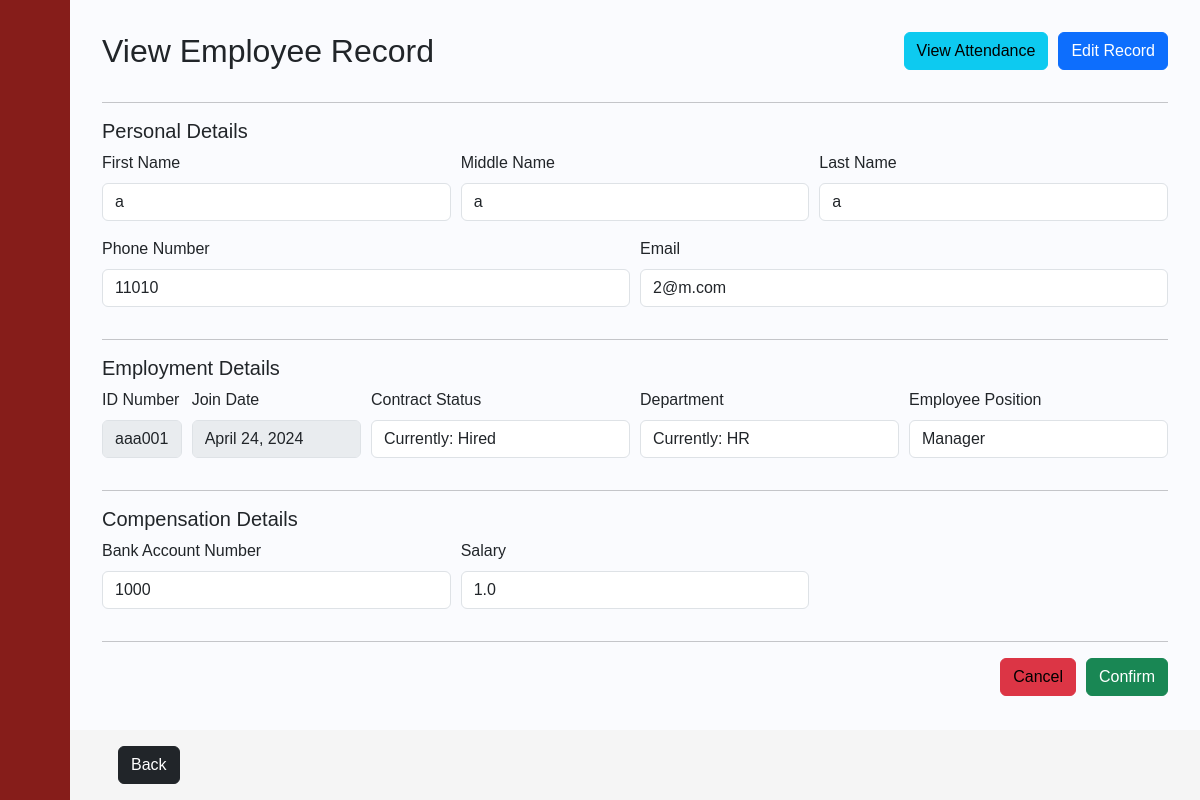
The page /employee_info/1/aaa001/ on the database its author committed.
### payrollapp/models.py (models this page shows, shortened)
class Employee(models.Model):
    Last_name = models.CharField(max_length=255)
    First_name = models.CharField(max_length=255)
    Middle_name = models.CharField(max_length=255)
    id_number = models.CharField(max_length=6, primary_key=True)
    Status  = models.CharField(max_length=255)
    Department  = models.CharField(max_length=255)
    Role   = models.CharField(max_length=255)
    Join_Date = models.DateField(blank=True, null=True)
    Phone_Number = models.IntegerField()
    Email = models.CharField(max_length=255)
    BankNumber = models.IntegerField()
    Salary   = models.FloatField()

### payrollapp/views.py (the view)
# urls.py: path('employee_info/<int:UID>/<str:EID>/', views.employee_info, name='employee_info'),
def employee_info(request, UID, EID):
    user = get_object_or_404(USER_ACCOUNT, pk=UID)
    if(request.method=="POST"):
        a = get_object_or_404(Employee, pk = EID)
        try:
            last_name  = request.POST.get('inputLtName')
        except:
            messages.warning(request, "Error missing values Last Name") #VERY NIECHE EDGE CASE(I took a look and the chances are incredibly slim but if in a miracle the company lasts THAT long, reallistically we should have migrated or upgraded but error code just in case)
            return render(request, 'payrollapp/employee_info.html', {'user':user,'a':a})
        try:
            first_name = request.POST.get('inputFstName')
        except:
            messages.warning(request, "Error missing values first_name") #VERY NIECHE EDGE CASE(I took a look and the chances are incredibly slim but if in a miracle the company lasts THAT long, reallistically we should have migrated or upgraded but error code just in case)
            return render(request, 'payrollapp/employee_info.html', {'user':user,'a':a})
        try:
            middle_name = request.POST.get('inputMidName')
        except:
            messages.warning(request, "Error missing values middle_name") #VERY NIECHE EDGE CASE(I took a look and the chances are incredibly slim but if in a miracle the company lasts THAT long, reallistically we should have migrated or upgraded but error code just in case)
            return render(request, 'payrollapp/employee_info.html', {'user':user, 'a':a})
        try:#Need to fix in case of changing name if the ID will change as well
            idnumber = request.POST.get('inputID')
        except:
            messages.warning(request, "Error missing values idnumber") #VERY NIECHE EDGE CASE(I took a look and the chances are incredibly slim but if in a miracle the company lasts THAT long, reallistically we should have migrated or upgraded but error code just in case)
            return render(request, 'payrollapp/employee_info.html', {'user':user,'a':a})
        try:
            pnumber = request.POST.get('inputPhone')
        except:
            messages.warning(request, "Error missing values pnumber") #VERY NIECHE EDGE CASE(I took a look and the chances are incredibly slim but if in a miracle the company lasts THAT long, reallistically we should have migrated or upgraded but error code just in case)
            return render(request, 'payrollapp/employee_info.html', {'user':user,'a':a})
        try:
            email = str(request.POST.get('inputEmail4'))
        except:
            messages.warning(request, "Error missing values email") #VERY NIECHE EDGE CASE(I took a look and the chances are incredibly slim but if in a miracle the company lasts THAT long, reallistically we should have migrated or upgraded but error code just in case)
            return render(request, 'payrollapp/employee_info.html', {'user':user,'a':a})
        try:
            department  = str(request.POST.get('inputDept'))
        except:
            messages.warning(request, "Error missing values department") #VERY NIECHE EDGE CASE(I took a look and the chances are incredibly slim but if in a miracle the company lasts THAT long, reallistically we should have migrated or upgraded but error code just in case)
            return render(request, 'payrollapp/employee_info.html', {'user':user,'a':a})
        try:
            status  = str(request.POST.get('inputEmpStat'))
        except:
            messages.warning(request, "Error missing values status") #VERY NIECHE EDGE CASE(I took a look and the chances are incredibly slim but if in a miracle the company lasts THAT long, reallistically we should have migrated or upgraded but error code just in case)
            return render(request, 'payrollapp/employee_info.html', {'user':user,'a':a})
        try:
            position = str(request.POST.get('inputPosition'))
        except:
            messages.warning(request, "Error missing values position") #VERY NIECHE EDGE CASE(I took a look and the chances are incredibly slim but if in a miracle the company lasts THAT long, reallistically we should have migrated or upgraded but error code just in case)
            return render(request, 'payrollapp/employee_info.html', {'user':user, 'a':a})
        try:
            joindate = request.POST.get('inputJoinDate')
        except:
            messages.warning(request, "Error missing values joindate") #VERY NIECHE EDGE CASE(I took a look and the chances are incredibly slim but if in a miracle the company lasts THAT long, reallistically we should have migrated or upgraded but error code just in case)
            return render(request, 'payrollapp/employee_info.html', {'user':user,'a':a})
        try:
            joindate = timezone.datetime.strptime(joindate, "%b. %d, %Y").date()
        except ValueError:
            messages.warning(request, "Invalid date format. Please use YYYY-MM-DD.")
            return render(request, 'payrollapp/employee_info.html', {'user':user,'a':a})
        try:
            banknumber = str(request.POST.get('inputBankAccNo'))
        except:
            messages.warning(request, "Error missing values banknumber") #VERY NIECHE EDGE CASE(I took a look and the chances are incredibly slim but if in a miracle the company lasts THAT long, reallistically we should have migrated or upgraded but error code just in case)
            return render(request, 'payrollapp/employee_info.html', {'user':user, 'a':a})
        try:
            salary = float(request.POST.get('inputSalary'))
        except:
            messages.warning(request, "Error missing values salary") #VERY NIECHE EDGE CASE(I took a look and the chances are incredibly slim but if in a miracle the company lasts THAT long, reallistically we should have migrated or upgraded but error code just in case)
            return render(request, 'payrollapp/employee_info.html', {'user':user, 'a':a})
        try:
            Employee.objects.filter(pk=EID).update(Last_name=last_name,
                                        First_name=first_name,
                                        Middle_name=middle_name,
                                        id_number=idnumber,
                                        Status=status,
                                        Department=department,
                                        Role=str(position),
                                        Join_Date=joindate,
                                        Phone_Number=int(pnumber),
                                        Email=email,
                                        BankNumber=int(banknumber),
                                        Salary=salary)
            messages.success(request, "Employee updated successfully!")
            return redirect('employee_database', {'user':user})
        except:#None Type
            messages.warning(request, "Empty field/Incorrect inputs detected!" + str(type(last_name)) + str(type(first_name)) + str(type(middle_name)) + str(type(idnumber)) + str(type(status)) + str(type(department)) + str(type([position]))  + str(type(joindate)) + str(type(pnumber)) + str(type(email)) + str(type(banknumber)) + str(type(salary)))
            return render(request, 'payrollapp/employee_info.html', {'user':user, 'a':a})
    else:
        a = get_object_or_404(Employee, pk = EID)
        return render(request, 'payrollapp/employee_info.html', {'user':user , 'a':a})

### payrollapp/templates/payrollapp/employee_info.html (shortened to what this page needs)
{% extends 'payrollapp/base.html' %}
{% load static %}
{% block content %}
<div class="content">
    <div class="form-row">
        <h2 class="form-group col-md-6" > View Employee Record </h1>
        <div class="action-icons col-md-6">
            <a class="btn btn-info form-group" href="{% url 'employee_attendance' UID=user.pk %}"> View Attendance </a>
            <button class="btn btn-primary form-group" type="button"> Edit Record</button>
        </div>
    </div>
    <hr>
    <form method="POST" action="#">{% csrf_token %}
        <h5> Personal Details </h5>
        <div class="form-row">
          <div class="form-group col-md-4">
            <label for="inputFstName">First Name</label>
            <input type="text" class="form-control" id="inputFstName" name="inputFstName"value="{{a.First_name}}">
          </div>
          <div class="form-group col-md-4">
            <label for="inputMidName">Middle Name</label>
            <input type="text" class="form-control" id="inputMidName" name="inputMidName" value="{{a.Middle_name}}">
          </div>
          <div class="form-group col-md-4">
            <label for="inputLtName">Last Name</label>
            <input type="text" class="form-control" id="inputLtName" name="inputLtName" value="{{a.Last_name}}">
          </div>
          <div class="form-group col-md-6">
            <label for="inputPhone">Phone Number</label>
            <input type="number" class="form-control" id="inputPhone" name="inputPhone" value="{{a.Phone_Number}}">
          </div>
          <div class="form-group col-md-6">
            <label for="inputEmail4">Email</label>
            <input type="email" class="form-control" id="inputEmail4" name="inputEmail4" value="{{a.Email}}">
          </div>
        </div>
        <hr>
        <h5> Employment Details </h5>
        <div class="form-row">
            <div class="form-group col-md-1">
                <label for="inputID">ID Number</label>
                <input type="text" class="form-control" id="inputID" name="inputID" value="{{a.id_number}}" readonly>
            </div>
            <div class="form-group col-md-2">
                <label for="inputJoinDate">Join Date</label>
                <input type="text" class="form-control" id="inputJoinDate" name="inputJoinDate" placeholder="{{a.Join_Date}}" value="{{a.Join_Date}}" readonly>
            </div>
            <div class="form-group col-md-3">
                <label for="inputEmpStat">Contract Status</label>
                <select id="inputEmpStat" name="inputEmpStat" class="form-control">
                  <option selected value="{{a.Status}}">Currently: {{a.Status}}</option>
                </select>
            </div>
            <div class="form-group col-md-3">
                <label for="inputDept">Department</label>
                <select id="inputDept" name="inputDept" class="form-control">
                  <option selected value="{{a.Department}}">Currently: {{a.Department}}</option>
                </select>
            </div>
            <div class="form-group col-md-3">
                <label for="inputPosition">Employee Position</label>
                <input type="text" class="form-control" id="inputPosition" name="inputPosition" value="{{a.Role}}">
            </div>
        </div>
        <hr>
        <h5> Compensation Details </h5>
        <div class="form-row">
            <div class="form-group col-md-4">
                <label for="inputBankAccNo">Bank Account Number</label>
                <input type="number" class="form-control" id="inputBankAccNo" name="inputBankAccNo" value="{{a.BankNumber}}">
            </div>
            <div class="form-group col-md-4">
                <label for="inputSalary">Salary</label>
                <input type="number" class="form-control" id="inputSalary" name="inputSalary" value="{{a.Salary}}">
            </div>
        </div>
        <hr>
        <div>
            <ul class="action-icons">
                <li><a class="btn btn-danger" href="{% url 'employee_database' UID=user.pk %}" type="button">Cancel</a></li>
                <li><button class="btn btn-success" type="submit">Confirm</button></li>
            </ul>
        </div>
    </form>
 </div>
 <footer>
    <div class="footer-wrap">
      <div class="back-button">
          <a class="btn btn-dark mx-3" href="{% url 'employee_database' UID=user.pk %}" type="button">Back</a>
      </div>
    </div>
  </footer>
{% endblock %}

### rows shown on the page
Employee: inputMidName "a", inputLtName "a", inputPhone "11010", inputEmail4 "2@m.com", inputID "aaa001", inputJoinDate "April 24, 2024", inputPosition "Manager", inputBankAccNo "1000", inputSalary "1.0"
